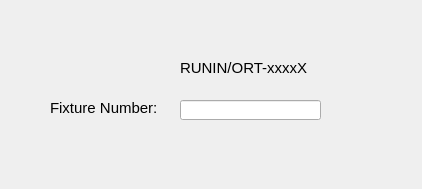
<?xml version="1.0" encoding="UTF-8"?>
<ui version="4.0">
 <class>Login</class>
 <widget class="QMainWindow" name="Login">
  <property name="geometry">
   <rect>
    <x>0</x>
    <y>0</y>
    <width>422</width>
    <height>189</height>
   </rect>
  </property>
  <property name="windowTitle">
   <string>RUNIN/ORT Login</string>
  </property>
  <widget class="QWidget" name="centralwidget">
   <widget class="QLabel" name="label">
    <property name="geometry">
     <rect>
      <x>50</x>
      <y>100</y>
      <width>111</width>
      <height>16</height>
     </rect>
    </property>
    <property name="font">
     <font>
      <pointsize>11</pointsize>
     </font>
    </property>
    <property name="text">
     <string>Fixture Number:</string>
    </property>
   </widget>
   <widget class="QLineEdit" name="lineEdit">
    <property name="geometry">
     <rect>
      <x>180</x>
      <y>100</y>
      <width>141</width>
      <height>20</height>
     </rect>
    </property>
   </widget>
   <widget class="QLabel" name="label_2">
    <property name="geometry">
     <rect>
      <x>180</x>
      <y>60</y>
      <width>141</width>
      <height>16</height>
     </rect>
    </property>
    <property name="font">
     <font>
      <pointsize>11</pointsize>
     </font>
    </property>
    <property name="text">
     <string>RUNIN/ORT-xxxxX</string>
    </property>
   </widget>
  </widget>
 </widget>
 <resources/>
 <connections/>
</ui>
